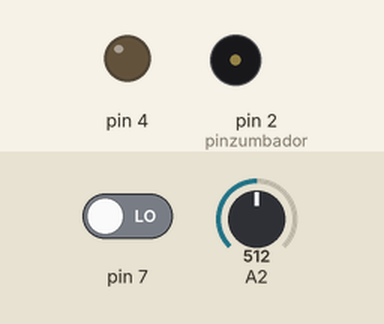
The sketch below on a simulated Arduino Uno, built with avr-gcc and run on an emulated ATmega328P. Parts: output pins drawn as LEDs (lit = HIGH), buzzer (waves = sounding). Inputs (shaded band) come from the test bench; at power-on: pin 7 LOW, A2 = 512. Pins used as bus, display or sensor lines are not drawn.

Above: at 1.2 s.
1.3 s: pin 7 driven HIGH
At 2.6 s:
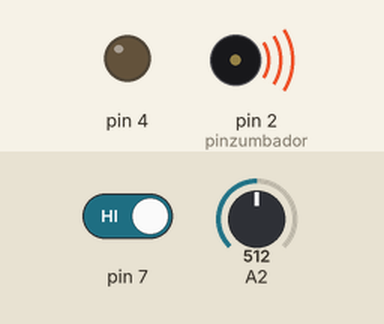
4.3 s: pin 7 driven LOW
At 5.7 s:
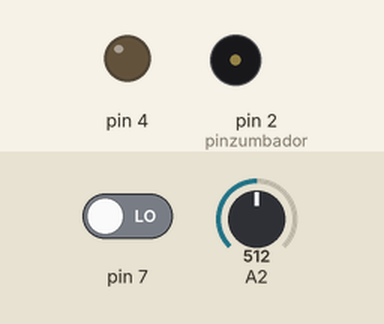
Timing chart, 0 to 7.3 s (numbered marks = the images above; inputs shaded):
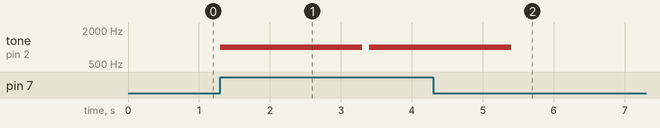

Measured:
- after the input at 1.3 s, tone on pin 2 (pinzumbador): silent → 1000 Hz at once, → silent 2.0 s later, → 1000 Hz 0.10 s later
- after the input at 4.3 s, tone on pin 2 (pinzumbador): goes on until 5.4 s, then stays silent

The sketch:

Sensor_Metales.ino
```cpp
int analogSensor = 0;
int digitalSensor = 0;
int pinzumbador = 2;
int frecuencia = 1000;

void setup() {
  Serial.begin(9600);
  pinMode(7,INPUT);
  pinMode(4,OUTPUT);
  pinMode(pinzumbador,OUTPUT);
  // put your setup code here, to run once:

}

void loop() {
  analogSensor=analogRead(2);
  digitalSensor=digitalRead(7);
  delay(100);
  if (digitalRead(7) == HIGH)
  {
    (digitalWrite (pinzumbador,HIGH));
    tone(pinzumbador,frecuencia);
    delay(2000);
    noTone(pinzumbador);
    delay(100);
    tone(pinzumbador,frecuencia);
    delay(2000);
    noTone(pinzumbador);
  }
  else
  digitalWrite(pinzumbador, LOW);
}
void puertoSerie(){
  Serial.print("valor analogico:");
  Serial.print(analogSensor);
  Serial.print("valor digital:");
  Serial.println(digitalSensor);
  return;
  // put your main code here, to run repeatedly:

}
```
